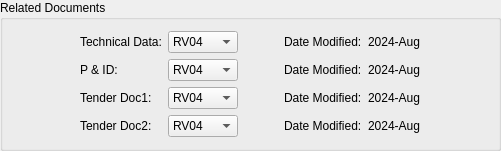
      <widget class="QGroupBox" name="groupBox_2">
       <property name="title">
        <string>Related Documents</string>
       </property>
       <layout class="QGridLayout" name="gridLayout_7">
        <item row="1" column="1">
         <widget class="QPushButton" name="pushButton_4">
          <property name="maximumSize">
           <size>
            <width>20</width>
            <height>16777215</height>
           </size>
          </property>
          <property name="toolTip">
           <string>Upload</string>
          </property>
          <property name="styleSheet">
           <string notr="true">QPushButton {
    background: transparent;
    border: none;
}
QPushButton:hover{
	border-style: solid;
	border-color: #050a0e;
	border-width: 1px;
	border-radius: 5px;
	color: #d3dae3;
	padding: 2px;
	background-color: #1c1f1f;
}
QPushButton:pressed{
	border-style: solid;
	border-color: #050a0e;
	border-width: 1px;
	border-radius: 5px;
	color: #d3dae3;
	padding: 2px;
	background-color: #2c2f2f;
}</string>
          </property>
          <property name="text">
           <string/>
          </property>
          <property name="icon">
           <iconset>
            <normaloff>../assets/upload.png</normaloff>../assets/upload.png</iconset>
          </property>
         </widget>
        </item>
        <item row="2" column="2">
         <widget class="QLabel" name="label_51">
          <property name="styleSheet">
           <string notr="true"/>
          </property>
          <property name="text">
           <string>Tender Doc1:</string>
          </property>
         </widget>
        </item>
        <item row="0" column="8">
         <spacer name="horizontalSpacer_22">
          <property name="orientation">
           <enum>Qt::Horizontal</enum>
          </property>
          <property name="sizeHint" stdset="0">
           <size>
            <width>40</width>
            <height>20</height>
           </size>
          </property>
         </spacer>
        </item>
        <item row="1" column="4">
         <spacer name="horizontalSpacer_2">
          <property name="orientation">
           <enum>Qt::Horizontal</enum>
          </property>
          <property name="sizeHint" stdset="0">
           <size>
            <width>40</width>
            <height>20</height>
           </size>
          </property>
         </spacer>
        </item>
        <item row="0" column="1">
         <widget class="QPushButton" name="pushButton_2">
          <property name="maximumSize">
           <size>
            <width>20</width>
            <height>16777215</height>
           </size>
          </property>
          <property name="toolTip">
           <string>Upload</string>
          </property>
          <property name="styleSheet">
           <string notr="true">QPushButton {
    background: transparent;
    border: none;
}
QPushButton:hover{
	border-style: solid;
	border-color: #050a0e;
	border-width: 1px;
	border-radius: 5px;
	color: #d3dae3;
	padding: 2px;
	background-color: #1c1f1f;
}
QPushButton:pressed{
	border-style: solid;
	border-color: #050a0e;
	border-width: 1px;
	border-radius: 5px;
	color: #d3dae3;
	padding: 2px;
	background-color: #2c2f2f;
}</string>
          </property>
          <property name="text">
           <string/>
          </property>
          <property name="icon">
           <iconset>
            <normaloff>../assets/upload.png</normaloff>../assets/upload.png</iconset>
          </property>
         </widget>
        </item>
        <item row="3" column="6">
         <widget class="QLabel" name="label_53">
          <property name="styleSheet">
           <string notr="true"/>
          </property>
          <property name="text">
           <string>2024-Aug</string>
          </property>
         </widget>
        </item>
        <item row="3" column="4">
         <spacer name="horizontalSpacer_4">
          <property name="orientation">
           <enum>Qt::Horizontal</enum>
          </property>
          <property name="sizeHint" stdset="0">
           <size>
            <width>40</width>
            <height>20</height>
           </size>
          </property>
         </spacer>
        </item>
        <item row="0" column="7">
         <widget class="QPushButton" name="pushButton">
          <property name="maximumSize">
           <size>
            <width>20</width>
            <height>16777215</height>
           </size>
          </property>
          <property name="toolTip">
           <string>Download</string>
          </property>
          <property name="styleSheet">
           <string notr="true">QPushButton {
    background: transparent;
    border: none;
}
QPushButton:hover{
	border-style: solid;
	border-color: #050a0e;
	border-width: 1px;
	border-radius: 5px;
	color: #d3dae3;
	padding: 2px;
	background-color: #1c1f1f;
}
QPushButton:pressed{
	border-style: solid;
	border-color: #050a0e;
	border-width: 1px;
	border-radius: 5px;
	color: #d3dae3;
	padding: 2px;
	background-color: #2c2f2f;
}</string>
          </property>
          <property name="text">
           <string/>
          </property>
          <property name="icon">
           <iconset>
            <normaloff>../assets/download.png</normaloff>../assets/download.png</iconset>
          </property>
         </widget>
        </item>
        <item row="1" column="7">
         <widget class="QPushButton" name="pushButton_3">
          <property name="maximumSize">
           <size>
            <width>20</width>
            <height>16777215</height>
           </size>
          </property>
          <property name="toolTip">
           <string>Download</string>
          </property>
          <property name="styleSheet">
           <string notr="true">QPushButton {
    background: transparent;
    border: none;
}
QPushButton:hover{
	border-style: solid;
	border-color: #050a0e;
	border-width: 1px;
	border-radius: 5px;
	color: #d3dae3;
	padding: 2px;
	background-color: #1c1f1f;
}
QPushButton:pressed{
	border-style: solid;
	border-color: #050a0e;
	border-width: 1px;
	border-radius: 5px;
	color: #d3dae3;
	padding: 2px;
	background-color: #2c2f2f;
}</string>
          </property>
          <property name="text">
           <string/>
          </property>
          <property name="icon">
           <iconset>
            <normaloff>../assets/download.png</normaloff>../assets/download.png</iconset>
          </property>
         </widget>
        </item>
        <item row="2" column="1">
         <widget class="QPushButton" name="pushButton_6">
          <property name="maximumSize">
           <size>
            <width>20</width>
            <height>16777215</height>
           </size>
          </property>
          <property name="toolTip">
           <string>Upload</string>
          </property>
          <property name="styleSheet">
           <string notr="true">QPushButton {
    background: transparent;
    border: none;
}
QPushButton:hover{
	border-style: solid;
	border-color: #050a0e;
	border-width: 1px;
	border-radius: 5px;
	color: #d3dae3;
	padding: 2px;
	background-color: #1c1f1f;
}
QPushButton:pressed{
	border-style: solid;
	border-color: #050a0e;
	border-width: 1px;
	border-radius: 5px;
	color: #d3dae3;
	padding: 2px;
	background-color: #2c2f2f;
}</string>
          </property>
          <property name="text">
           <string/>
          </property>
          <property name="icon">
           <iconset>
            <normaloff>../assets/upload.png</normaloff>../assets/upload.png</iconset>
          </property>
         </widget>
        </item>
        <item row="1" column="2">
         <widget class="QLabel" name="label_48">
          <property name="styleSheet">
           <string notr="true"/>
          </property>
          <property name="text">
           <string>P &amp; ID:</string>
          </property>
         </widget>
        </item>
        <item row="0" column="4">
         <spacer name="horizontalSpacer">
          <property name="orientation">
           <enum>Qt::Horizontal</enum>
          </property>
          <property name="sizeHint" stdset="0">
           <size>
            <width>40</width>
            <height>20</height>
           </size>
          </property>
         </spacer>
        </item>
        <item row="3" column="5">
         <widget class="QLabel" name="label_52">
          <property name="styleSheet">
           <string notr="true"/>
          </property>
          <property name="text">
           <string>Date Modified:</string>
          </property>
         </widget>
        </item>
        <item row="2" column="5">
         <widget class="QLabel" name="label_49">
          <property name="styleSheet">
           <string notr="true"/>
          </property>
          <property name="text">
           <string>Date Modified:</string>
          </property>
         </widget>
        </item>
        <item row="0" column="3">
         <widget class="QComboBox" name="electro_motor_start_type_5">
          <property name="minimumSize">
           <size>
            <width>70</width>
            <height>0</height>
           </size>
          </property>
          <item>
           <property name="text">
            <string>RV04</string>
           </property>
          </item>
          <item>
           <property name="text">
            <string>RV03</string>
           </property>
          </item>
          <item>
           <property name="text">
            <string>RV02</string>
           </property>
          </item>
          <item>
           <property name="text">
            <string>RV01</string>
           </property>
          </item>
         </widget>
        </item>
        <item row="2" column="3">
         <widget class="QComboBox" name="electro_motor_start_type_7">
          <property name="minimumSize">
           <size>
            <width>70</width>
            <height>0</height>
           </size>
          </property>
          <item>
           <property name="text">
            <string>RV04</string>
           </property>
          </item>
          <item>
           <property name="text">
            <string>RV03</string>
           </property>
          </item>
          <item>
           <property name="text">
            <string>RV02</string>
           </property>
          </item>
          <item>
           <property name="text">
            <string>RV01</string>
           </property>
          </item>
         </widget>
        </item>
        <item row="0" column="6">
         <widget class="QLabel" name="label_45">
          <property name="styleSheet">
           <string notr="true"/>
          </property>
          <property name="text">
           <string>2024-Aug</string>
          </property>
         </widget>
        </item>
        <item row="2" column="0">
         <spacer name="horizontalSpacer_20">
          <property name="orientation">
           <enum>Qt::Horizontal</enum>
          </property>
          <property name="sizeHint" stdset="0">
           <size>
            <width>40</width>
            <height>20</height>
           </size>
          </property>
         </spacer>
        </item>
        <item row="3" column="0">
         <spacer name="horizontalSpacer_21">
          <property name="orientation">
           <enum>Qt::Horizontal</enum>
          </property>
          <property name="sizeHint" stdset="0">
           <size>
            <width>40</width>
            <height>20</height>
           </size>
          </property>
         </spacer>
        </item>
        <item row="1" column="6">
         <widget class="QLabel" name="label_47">
          <property name="styleSheet">
           <string notr="true"/>
          </property>
          <property name="text">
           <string>2024-Aug</string>
          </property>
         </widget>
        </item>
        <item row="3" column="7">
         <widget class="QPushButton" name="pushButton_7">
          <property name="maximumSize">
           <size>
            <width>20</width>
            <height>16777215</height>
           </size>
          </property>
          <property name="toolTip">
           <string>Download</string>
          </property>
          <property name="styleSheet">
           <string notr="true">QPushButton {
    background: transparent;
    border: none;
}
QPushButton:hover{
	border-style: solid;
	border-color: #050a0e;
	border-width: 1px;
	border-radius: 5px;
	color: #d3dae3;
	padding: 2px;
	background-color: #1c1f1f;
}
QPushButton:pressed{
	border-style: solid;
	border-color: #050a0e;
	border-width: 1px;
	border-radius: 5px;
	color: #d3dae3;
	padding: 2px;
	background-color: #2c2f2f;
}</string>
          </property>
          <property name="text">
           <string/>
          </property>
          <property name="icon">
           <iconset>
            <normaloff>../assets/download.png</normaloff>../assets/download.png</iconset>
          </property>
         </widget>
        </item>
        <item row="3" column="2">
         <widget class="QLabel" name="label_54">
          <property name="styleSheet">
           <string notr="true"/>
          </property>
          <property name="text">
           <string>Tender Doc2:</string>
          </property>
         </widget>
        </item>
        <item row="2" column="6">
         <widget class="QLabel" name="label_50">
          <property name="styleSheet">
           <string notr="true"/>
          </property>
          <property name="text">
           <string>2024-Aug</string>
          </property>
         </widget>
        </item>
        <item row="1" column="0">
         <spacer name="horizontalSpacer_19">
          <property name="orientation">
           <enum>Qt::Horizontal</enum>
          </property>
          <property name="sizeHint" stdset="0">
           <size>
            <width>40</width>
            <height>20</height>
           </size>
          </property>
         </spacer>
        </item>
        <item row="2" column="7">
         <widget class="QPushButton" name="pushButton_5">
          <property name="maximumSize">
           <size>
            <width>20</width>
            <height>16777215</height>
           </size>
          </property>
          <property name="toolTip">
           <string>Download</string>
          </property>
          <property name="styleSheet">
           <string notr="true">QPushButton {
    background: transparent;
    border: none;
}
QPushButton:hover{
	border-style: solid;
	border-color: #050a0e;
	border-width: 1px;
	border-radius: 5px;
	color: #d3dae3;
	padding: 2px;
	background-color: #1c1f1f;
}
QPushButton:pressed{
	border-style: solid;
	border-color: #050a0e;
	border-width: 1px;
	border-radius: 5px;
	color: #d3dae3;
	padding: 2px;
	background-color: #2c2f2f;
}</string>
          </property>
          <property name="text">
           <string/>
          </property>
          <property name="icon">
           <iconset>
            <normaloff>../assets/download.png</normaloff>../assets/download.png</iconset>
          </property>
         </widget>
        </item>
        <item row="3" column="8">
         <spacer name="horizontalSpacer_25">
          <property name="orientation">
           <enum>Qt::Horizontal</enum>
          </property>
          <property name="sizeHint" stdset="0">
           <size>
            <width>40</width>
            <height>20</height>
           </size>
          </property>
         </spacer>
        </item>
        <item row="1" column="8">
         <spacer name="horizontalSpacer_23">
          <property name="orientation">
           <enum>Qt::Horizontal</enum>
          </property>
          <property name="sizeHint" stdset="0">
           <size>
            <width>40</width>
            <height>20</height>
           </size>
          </property>
         </spacer>
        </item>
        <item row="2" column="8">
         <spacer name="horizontalSpacer_24">
          <property name="orientation">
           <enum>Qt::Horizontal</enum>
          </property>
          <property name="sizeHint" stdset="0">
           <size>
            <width>40</width>
            <height>20</height>
           </size>
          </property>
         </spacer>
        </item>
        <item row="0" column="5">
         <widget class="QLabel" name="label_44">
          <property name="styleSheet">
           <string notr="true"/>
          </property>
          <property name="text">
           <string>Date Modified:</string>
          </property>
         </widget>
        </item>
        <item row="1" column="3">
         <widget class="QComboBox" name="electro_motor_start_type_6">
          <property name="minimumSize">
           <size>
            <width>70</width>
            <height>0</height>
           </size>
          </property>
          <item>
           <property name="text">
            <string>RV04</string>
           </property>
          </item>
          <item>
           <property name="text">
            <string>RV03</string>
           </property>
          </item>
          <item>
           <property name="text">
            <string>RV02</string>
           </property>
          </item>
          <item>
           <property name="text">
            <string>RV01</string>
           </property>
          </item>
         </widget>
        </item>
        <item row="1" column="5">
         <widget class="QLabel" name="label_46">
          <property name="styleSheet">
           <string notr="true"/>
          </property>
          <property name="text">
           <string>Date Modified:</string>
          </property>
         </widget>
        </item>
        <item row="0" column="0">
         <spacer name="horizontalSpacer_18">
          <property name="orientation">
           <enum>Qt::Horizontal</enum>
          </property>
          <property name="sizeHint" stdset="0">
           <size>
            <width>40</width>
            <height>20</height>
           </size>
          </property>
         </spacer>
        </item>
        <item row="0" column="2">
         <widget class="QLabel" name="label_43">
          <property name="styleSheet">
           <string notr="true"/>
          </property>
          <property name="text">
           <string>Technical Data:</string>
          </property>
         </widget>
        </item>
        <item row="3" column="1">
         <widget class="QPushButton" name="pushButton_8">
          <property name="maximumSize">
           <size>
            <width>20</width>
            <height>16777215</height>
           </size>
          </property>
          <property name="toolTip">
           <string>Upload</string>
          </property>
          <property name="styleSheet">
           <string notr="true">QPushButton {
    background: transparent;
    border: none;
}
QPushButton:hover{
	border-style: solid;
	border-color: #050a0e;
	border-width: 1px;
	border-radius: 5px;
	color: #d3dae3;
	padding: 2px;
	background-color: #1c1f1f;
}
QPushButton:pressed{
	border-style: solid;
	border-color: #050a0e;
	border-width: 1px;
	border-radius: 5px;
	color: #d3dae3;
	padding: 2px;
	background-color: #2c2f2f;
}</string>
          </property>
          <property name="text">
           <string/>
          </property>
          <property name="icon">
           <iconset>
            <normaloff>../assets/upload.png</normaloff>../assets/upload.png</iconset>
          </property>
         </widget>
        </item>
        <item row="3" column="3">
         <widget class="QComboBox" name="electro_motor_start_type_8">
          <property name="minimumSize">
           <size>
            <width>70</width>
            <height>0</height>
           </size>
          </property>
          <item>
           <property name="text">
            <string>RV04</string>
           </property>
          </item>
          <item>
           <property name="text">
            <string>RV03</string>
           </property>
          </item>
          <item>
           <property name="text">
            <string>RV02</string>
           </property>
          </item>
          <item>
           <property name="text">
            <string>RV01</string>
           </property>
          </item>
         </widget>
        </item>
        <item row="2" column="4">
         <spacer name="horizontalSpacer_3">
          <property name="orientation">
           <enum>Qt::Horizontal</enum>
          </property>
          <property name="sizeHint" stdset="0">
           <size>
            <width>40</width>
            <height>20</height>
           </size>
          </property>
         </spacer>
        </item>
       </layout>
      </widget>
